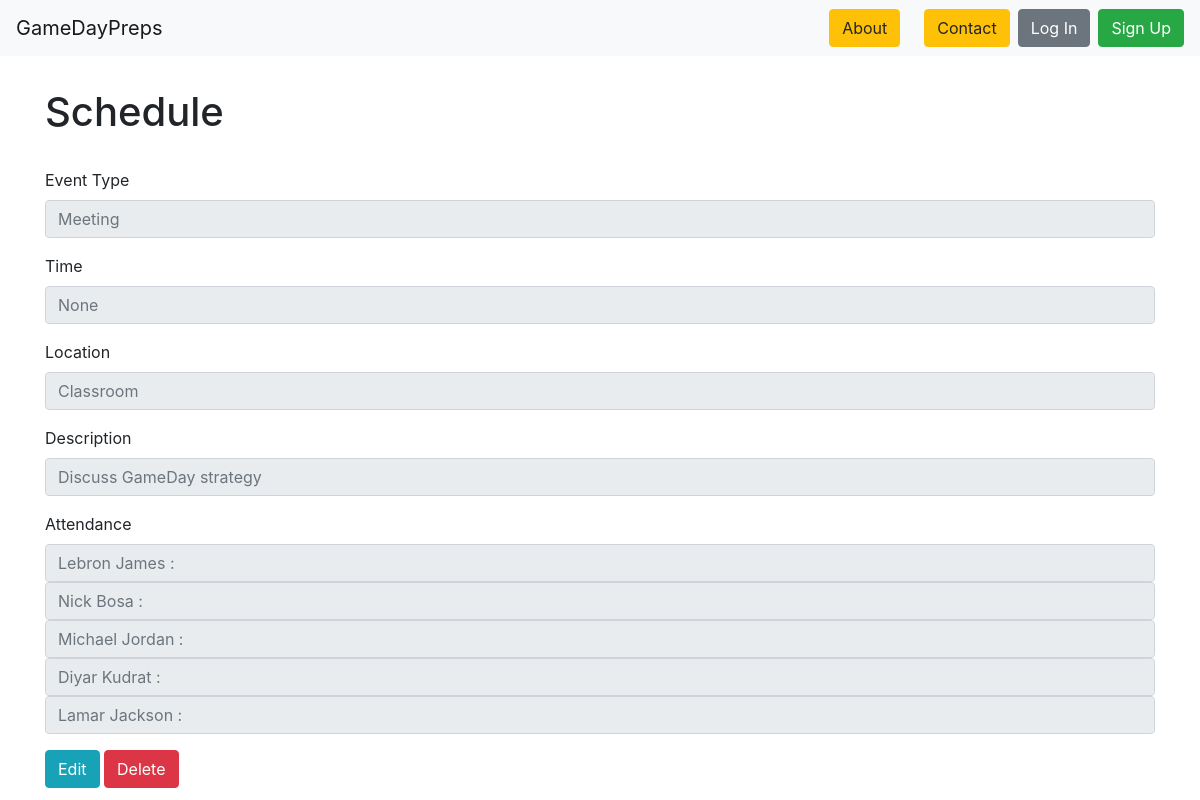
/events/4/, run on the app's committed database.
### events/models.py (models this page shows, shortened)
class Event(models.Model):
    event_type = models.CharField(max_length=50, choices=event_types, blank=True)
    date = models.DateField(null=True)
    time = models.TimeField(null=True)
    members = models.ManyToManyField(
        'roster.Player',
        through='roster.Attendance',
        through_fields=('event', 'player'),
    )
    location = models.CharField(max_length=150)
    description = models.TextField(null=True)

### roster/models.py (models this page shows)
class Player(models.Model):
    first_name = models.CharField(max_length=50)
    last_name = models.CharField(max_length=50)
    position = models.CharField(max_length=25)
    grade = models.CharField(max_length=50, choices=school_grade_choices, blank=True)
    jersey_number = models.CharField(max_length=3, null=True)
    def __str__(self):
        return self.first_name + ' ' + self.last_name

### events/views.py (the view)
# urls.py: path('<int:pk>/', EventDetailView.as_view(), name='event-detail-page'),
class EventDetailView(View):
    def get(self, request, *args, **kwargs):
        event = get_object_or_404(Event, pk=kwargs['pk'])
        members = Player.objects.all()
        context = {'event': event, 'members': members}
        return render(request, 'events_detail.html', context)

### roster/templates/events_detail.html
{% extends 'base.html' %}
{% block content %}
<h1>Schedule</h1>
<br>
<form>
    <fieldset disabled>
        <div class="form-group">
        <label>Event Type</label>
        <input type="text" class="form-control" placeholder="{{ event.event_type }}">
        </div>
        <div class="form-group">
        <label>Time</label>
        <input type="text" class="form-control" placeholder="{{ event.time }}">
        </div>
        <div class="form-group">
            <label>Location</label>
            <input type="text" class="form-control" placeholder="{{ event.location }}">
        </div>
        <div class="form-group">
            <label>Description</label>
            <input type="text" class="form-control" placeholder="{{ event.description }}">
        </div>
        <div class="form-group">
            <label>Attendance</label>
            {% for member in members %}
            <input type="text" class="form-control" placeholder="{{ member }} : {{ member.attendance_status }}">
            {% endfor %}
        </div>
    </fieldset>
    <a class="btn btn-info" href="{% url 'edit-event-page' event.id %}" role="button">Edit</a>
    <a class="btn btn-danger" href="{% url 'event-delete-page' event.id %}" role="button">Delete</a>
  </form>
{% endblock %}

### data on the page
Event: event_type "Meeting", time "None", location "Classroom", description "Discuss GameDay strategy"
Player: first_name+last_name "Lebron James :"
Player: first_name+last_name "Nick Bosa :"
Player: first_name+last_name "Michael Jordan :"
Player: first_name+last_name "Diyar Kudrat :"
Player: first_name+last_name "Lamar Jackson :"
